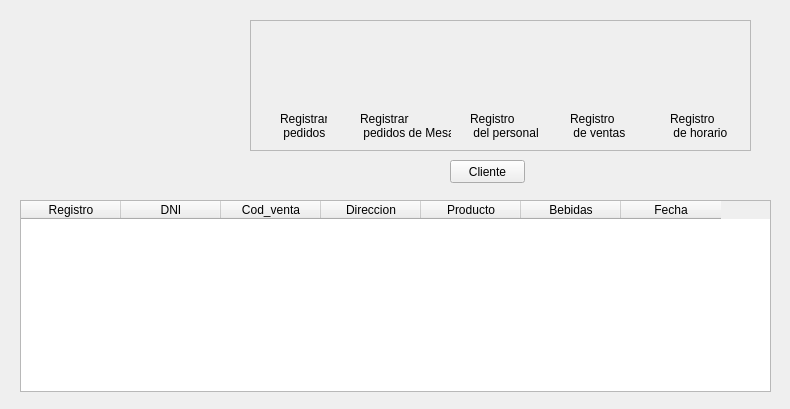
<?xml version="1.0" encoding="UTF-8"?>
<ui version="4.0">
 <class>MainWindow</class>
 <widget class="QMainWindow" name="MainWindow">
  <property name="windowModality">
   <enum>Qt::NonModal</enum>
  </property>
  <property name="geometry">
   <rect>
    <x>0</x>
    <y>0</y>
    <width>790</width>
    <height>409</height>
   </rect>
  </property>
  <property name="windowTitle">
   <string>Menu</string>
  </property>
  <property name="styleSheet">
   <string notr="true"/>
  </property>
  <property name="unifiedTitleAndToolBarOnMac">
   <bool>false</bool>
  </property>
  <widget class="QWidget" name="centralwidget">
   <widget class="QLabel" name="label">
    <property name="geometry">
     <rect>
      <x>0</x>
      <y>30</y>
      <width>241</width>
      <height>131</height>
     </rect>
    </property>
    <property name="styleSheet">
     <string notr="true">border-image: url(:/logo/WhatsApp Image 2022-10-28 at 19.50.34.jpeg);</string>
    </property>
    <property name="text">
     <string/>
    </property>
    <property name="pixmap">
     <pixmap>WhatsApp Image 2022-10-28 at 19.50.34.jpeg</pixmap>
    </property>
    <property name="scaledContents">
     <bool>true</bool>
    </property>
   </widget>
   <widget class="QFrame" name="frame">
    <property name="geometry">
     <rect>
      <x>250</x>
      <y>20</y>
      <width>501</width>
      <height>131</height>
     </rect>
    </property>
    <property name="frameShape">
     <enum>QFrame::StyledPanel</enum>
    </property>
    <property name="frameShadow">
     <enum>QFrame::Raised</enum>
    </property>
    <widget class="QPushButton" name="btnRegistrarPedidos">
     <property name="geometry">
      <rect>
       <x>10</x>
       <y>20</y>
       <width>91</width>
       <height>61</height>
      </rect>
     </property>
     <property name="mouseTracking">
      <bool>false</bool>
     </property>
     <property name="tabletTracking">
      <bool>false</bool>
     </property>
     <property name="acceptDrops">
      <bool>false</bool>
     </property>
     <property name="autoFillBackground">
      <bool>false</bool>
     </property>
     <property name="text">
      <string/>
     </property>
     <property name="icon">
      <iconset>
       <normaloff>5816221.png</normaloff>5816221.png</iconset>
     </property>
     <property name="iconSize">
      <size>
       <width>50</width>
       <height>50</height>
      </size>
     </property>
     <property name="shortcut">
      <string/>
     </property>
     <property name="checkable">
      <bool>false</bool>
     </property>
     <property name="autoRepeat">
      <bool>false</bool>
     </property>
     <property name="autoExclusive">
      <bool>false</bool>
     </property>
     <property name="flat">
      <bool>true</bool>
     </property>
    </widget>
    <widget class="QPushButton" name="btnRegistrarMesa">
     <property name="geometry">
      <rect>
       <x>110</x>
       <y>20</y>
       <width>81</width>
       <height>61</height>
      </rect>
     </property>
     <property name="text">
      <string/>
     </property>
     <property name="icon">
      <iconset>
       <normaloff>4813181.png</normaloff>4813181.png</iconset>
     </property>
     <property name="iconSize">
      <size>
       <width>50</width>
       <height>50</height>
      </size>
     </property>
     <property name="flat">
      <bool>true</bool>
     </property>
    </widget>
    <widget class="QLabel" name="label_2">
     <property name="geometry">
      <rect>
       <x>30</x>
       <y>90</y>
       <width>47</width>
       <height>31</height>
      </rect>
     </property>
     <property name="text">
      <string>Registrar
 pedidos </string>
     </property>
    </widget>
    <widget class="QLabel" name="label_3">
     <property name="geometry">
      <rect>
       <x>110</x>
       <y>90</y>
       <width>91</width>
       <height>31</height>
      </rect>
     </property>
     <property name="text">
      <string>Registrar
 pedidos de Mesa</string>
     </property>
    </widget>
    <widget class="QPushButton" name="btnPersonal">
     <property name="geometry">
      <rect>
       <x>200</x>
       <y>20</y>
       <width>91</width>
       <height>71</height>
      </rect>
     </property>
     <property name="text">
      <string/>
     </property>
     <property name="icon">
      <iconset>
       <normaloff>2361718.png</normaloff>2361718.png</iconset>
     </property>
     <property name="iconSize">
      <size>
       <width>50</width>
       <height>50</height>
      </size>
     </property>
     <property name="flat">
      <bool>true</bool>
     </property>
    </widget>
    <widget class="QLabel" name="label_4">
     <property name="geometry">
      <rect>
       <x>220</x>
       <y>90</y>
       <width>71</width>
       <height>31</height>
      </rect>
     </property>
     <property name="text">
      <string>Registro
 del personal</string>
     </property>
    </widget>
    <widget class="QPushButton" name="btnVentas">
     <property name="geometry">
      <rect>
       <x>310</x>
       <y>30</y>
       <width>81</width>
       <height>51</height>
      </rect>
     </property>
     <property name="text">
      <string/>
     </property>
     <property name="icon">
      <iconset>
       <normaloff>312101.png</normaloff>312101.png</iconset>
     </property>
     <property name="iconSize">
      <size>
       <width>50</width>
       <height>50</height>
      </size>
     </property>
     <property name="flat">
      <bool>true</bool>
     </property>
    </widget>
    <widget class="QLabel" name="label_5">
     <property name="geometry">
      <rect>
       <x>320</x>
       <y>90</y>
       <width>71</width>
       <height>31</height>
      </rect>
     </property>
     <property name="text">
      <string>Registro
 de ventas</string>
     </property>
    </widget>
    <widget class="QLabel" name="label_6">
     <property name="geometry">
      <rect>
       <x>420</x>
       <y>90</y>
       <width>71</width>
       <height>31</height>
      </rect>
     </property>
     <property name="text">
      <string>Registro
 de horario</string>
     </property>
    </widget>
    <widget class="QPushButton" name="btnHorario">
     <property name="geometry">
      <rect>
       <x>410</x>
       <y>30</y>
       <width>81</width>
       <height>51</height>
      </rect>
     </property>
     <property name="text">
      <string/>
     </property>
     <property name="icon">
      <iconset>
       <normaloff>182832.png</normaloff>182832.png</iconset>
     </property>
     <property name="iconSize">
      <size>
       <width>50</width>
       <height>50</height>
      </size>
     </property>
     <property name="flat">
      <bool>true</bool>
     </property>
    </widget>
   </widget>
   <widget class="QTableWidget" name="tblPedidosMenu">
    <property name="geometry">
     <rect>
      <x>20</x>
      <y>200</y>
      <width>751</width>
      <height>192</height>
     </rect>
    </property>
    <property name="editTriggers">
     <set>QAbstractItemView::NoEditTriggers</set>
    </property>
    <property name="dragEnabled">
     <bool>false</bool>
    </property>
    <column>
     <property name="text">
      <string>Registro</string>
     </property>
    </column>
    <column>
     <property name="text">
      <string>DNI</string>
     </property>
    </column>
    <column>
     <property name="text">
      <string>Cod_venta</string>
     </property>
    </column>
    <column>
     <property name="text">
      <string>Direccion</string>
     </property>
    </column>
    <column>
     <property name="text">
      <string>Producto</string>
     </property>
    </column>
    <column>
     <property name="text">
      <string>Bebidas</string>
     </property>
    </column>
    <column>
     <property name="text">
      <string>Fecha</string>
     </property>
    </column>
   </widget>
   <widget class="QLabel" name="label_7">
    <property name="geometry">
     <rect>
      <x>-10</x>
      <y>0</y>
      <width>801</width>
      <height>411</height>
     </rect>
    </property>
    <property name="text">
     <string/>
    </property>
    <property name="pixmap">
     <pixmap>tabla-madera-sobremesa-vacia-fondo-borroso_1253-1584.jpg</pixmap>
    </property>
   </widget>
   <widget class="QPushButton" name="btnCliente">
    <property name="geometry">
     <rect>
      <x>450</x>
      <y>160</y>
      <width>75</width>
      <height>23</height>
     </rect>
    </property>
    <property name="text">
     <string>Cliente</string>
    </property>
   </widget>
   <zorder>label_7</zorder>
   <zorder>label</zorder>
   <zorder>frame</zorder>
   <zorder>tblPedidosMenu</zorder>
   <zorder>btnCliente</zorder>
  </widget>
 </widget>
 <resources>
  <include location="logo.qrc"/>
 </resources>
 <connections/>
</ui>
